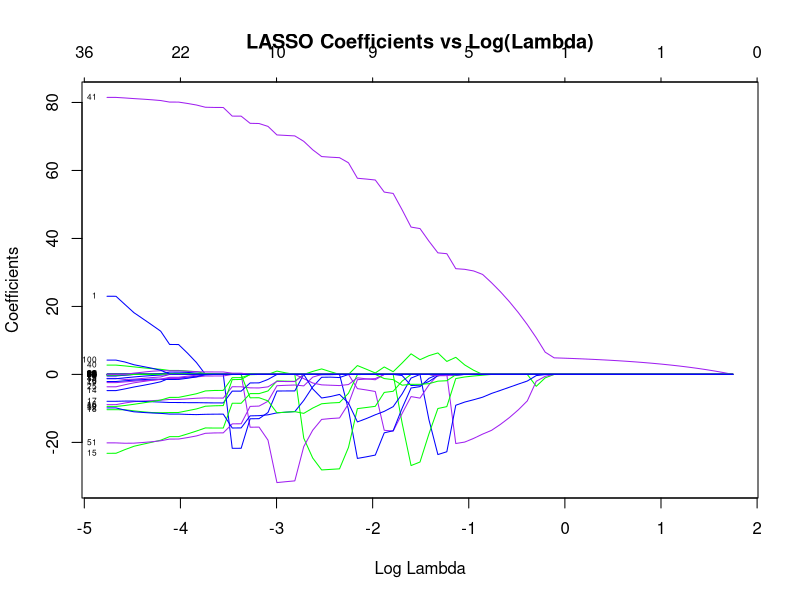
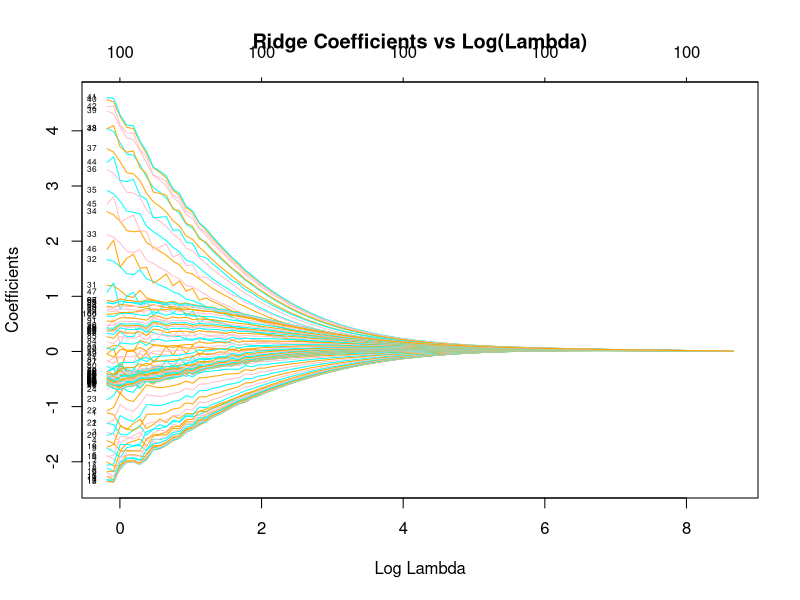
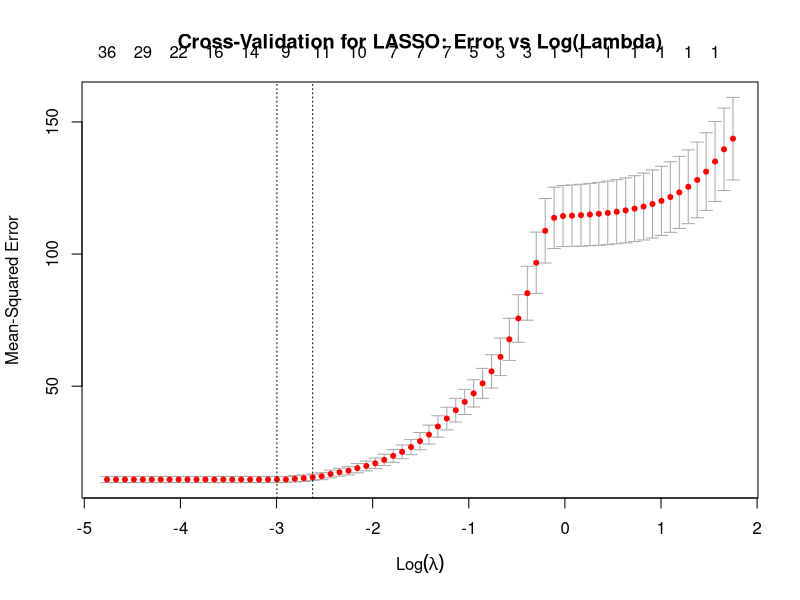
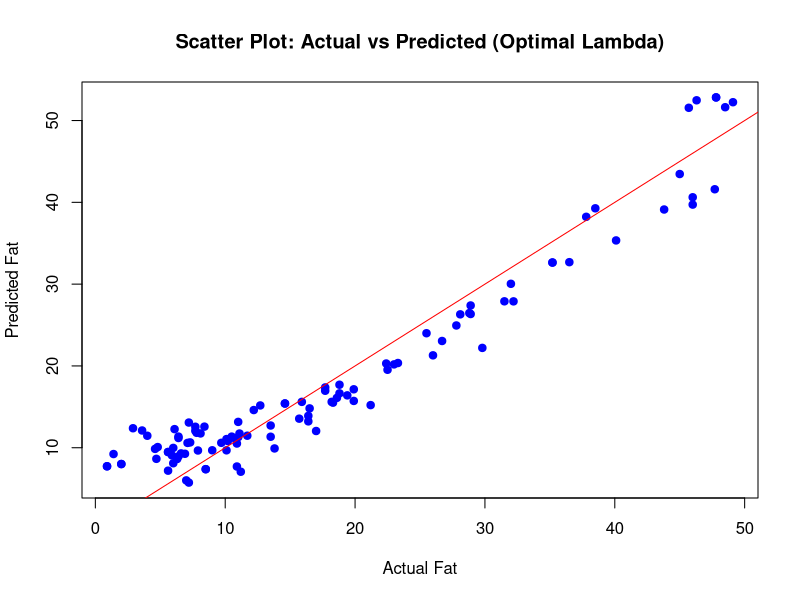

Generate these figures, in order, with R:
# Load the data
meat_data <- read.csv("data/tecator.csv")

# Set seed for reproducibility
set.seed(123)

# Extract features and target variable
absorbance_features <- meat_data[, 2:101]  
fat_content <- meat_data$Fat       

# Split data into training (50%) and testing (50%)
train_indices <- sample(1:nrow(meat_data), size = nrow(meat_data) * 0.5)
train_features <- absorbance_features[train_indices, ]
train_target <- fat_content[train_indices]
test_features <- absorbance_features[-train_indices, ]
test_target <- fat_content[-train_indices]

# Standardize features
train_features_scaled <- scale(train_features)
test_features_scaled <- scale(test_features)

# Linear Regression
linear_model <- lm(train_target ~ ., data = as.data.frame(cbind(train_target, train_features_scaled)))
train_predictions <- predict(linear_model, newdata = as.data.frame(train_features_scaled))
test_predictions <- predict(linear_model, newdata = as.data.frame(test_features_scaled))
mse_train <- mean((train_target - train_predictions)^2)
mse_test <- mean((test_target - test_predictions)^2)
cat("Training MSE:", mse_train, "\n")
cat("Testing MSE:", mse_test, "\n")

# Load glmnet library
library(glmnet)
train_features_matrix <- as.matrix(train_features_scaled)
train_target_vector <- as.vector(train_target)

# LASSO Regression
lasso_model <- glmnet(train_features_matrix, train_target_vector, alpha = 1)
plot(lasso_model, xvar = "lambda", label = TRUE, col = c("blue", "green", "purple"))
title("LASSO Coefficients vs Log(Lambda)")

# Lambda with 3 non-zero features
lambda_values <- lasso_model$lambda
for (lambda in lambda_values) {
  coef_nonzero <- coef(lasso_model, s = lambda)[-1]
  num_features <- sum(coef_nonzero != 0)
  if (num_features == 3) {
    cat("Lambda for 3 features:", lambda, "\n")
    break
  }
}

# Extract and display coefficients for 3-feature lambda
selected_coefficients <- coef(lasso_model, s = lambda)
selected_coefficients_matrix <- as.matrix(selected_coefficients)
nonzero_indices <- which(selected_coefficients_matrix != 0)
selected_features <- data.frame(
  Feature = rownames(selected_coefficients_matrix)[nonzero_indices],
  Coefficient = selected_coefficients_matrix[nonzero_indices]
)
print(selected_features)

# Ridge Regression
ridge_model <- glmnet(train_features_matrix, train_target_vector, alpha = 0)
plot(ridge_model, xvar = "lambda", label = TRUE, col = c("orange", "cyan", "pink"))
title("Ridge Coefficients vs Log(Lambda)")

# Cross-Validation for LASSO
cv_lasso <- cv.glmnet(train_features_matrix, train_target_vector, alpha = 1)
plot(cv_lasso, col = "darkgreen")
title("Cross-Validation for LASSO: Error vs Log(Lambda)")
optimal_lambda <- cv_lasso$lambda.min
cat("Optimal Lambda:", optimal_lambda, "\n")

# Non-zero features for optimal lambda
optimal_coefficients <- coef(cv_lasso, s = "lambda.min")
nonzero_features_count <- sum(optimal_coefficients != 0) - 1
cat("Number of non-zero features at optimal lambda:", nonzero_features_count, "\n")

# Test performance for optimal lambda
lasso_test_predictions <- predict(cv_lasso, s = optimal_lambda, newx = as.matrix(test_features_scaled))
mse_test_lasso <- mean((test_target - lasso_test_predictions)^2)
cat("Test MSE for LASSO with Optimal Lambda:", mse_test_lasso, "\n")

# Comparison with log(lambda) = -4
lambda_at_log_minus4 <- exp(-4)
test_predictions_log_minus4 <- predict(lasso_model, s = lambda_at_log_minus4, newx = as.matrix(test_features_scaled))
mse_test_log_minus4 <- mean((test_target - test_predictions_log_minus4)^2)
cat("Test MSE for LASSO with log(lambda) = -4:", mse_test_log_minus4, "\n")

# Scatter plot for optimal lambda
plot(test_target, lasso_test_predictions, 
     main = "Scatter Plot: Actual vs Predicted (Optimal Lambda)", 
     xlab = "Actual Fat", ylab = "Predicted Fat", pch = 19, col = "blue")
abline(0, 1, col = "red")
